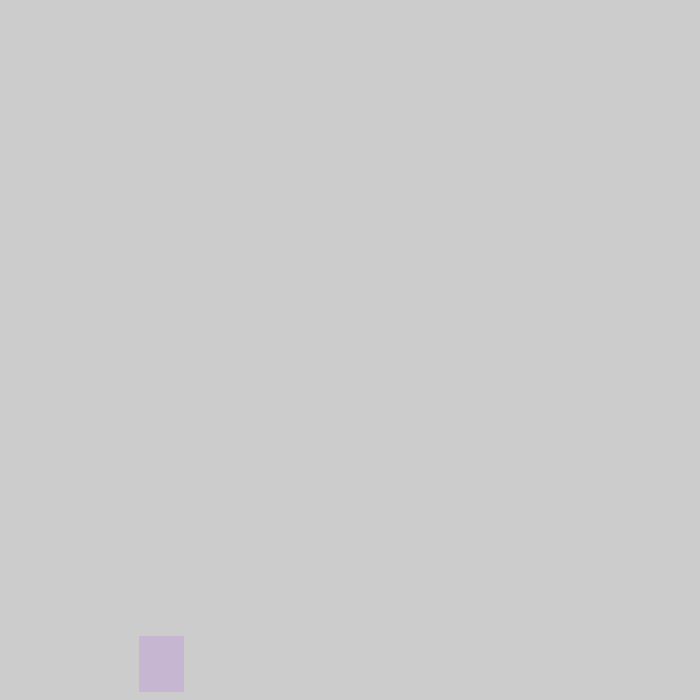
Frame 1 (no input)
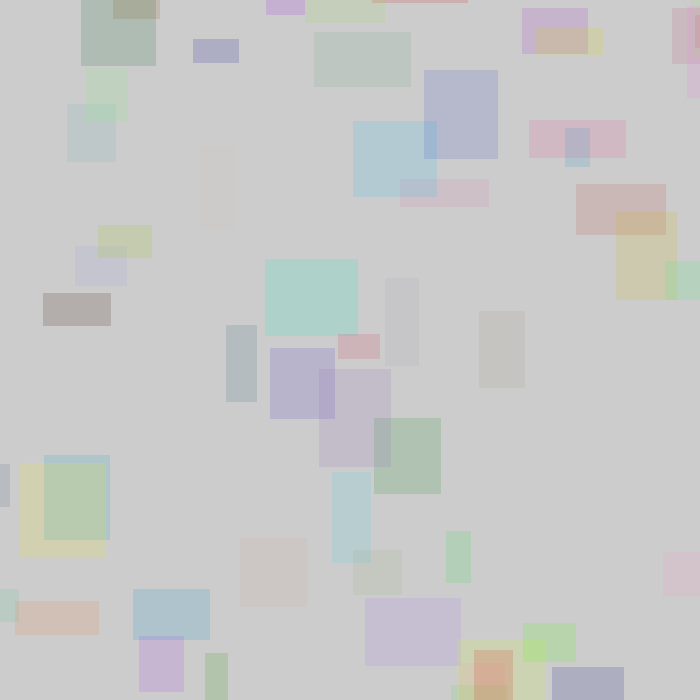
Frame 60 (the mouse pressed at the canvas centre just before this capture)
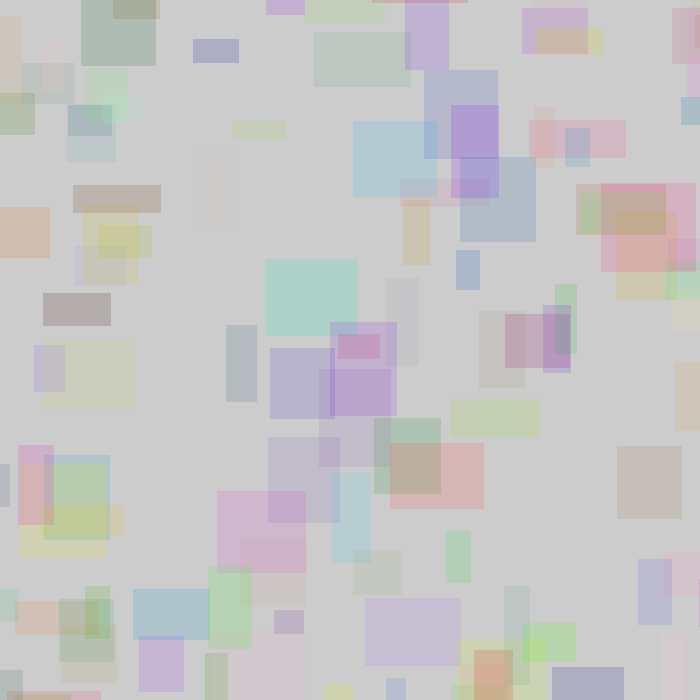
Frame 120 (the mouse held since frame 60 and released just before this capture)

The Processing sketch that drew these frames (run headless with seeded random() and noise(); from frame 60 on, the mouse is pressed at the canvas centre):

// Processing sketch: processing_13386
// ── processing_13386.pde

int r,g,b,x,y,s,p;
void setup() {
  size(700,700);
  smooth();
  noStroke();
}
void draw() {
  r = (int)random(255);
  g = (int)random(255);
  b = (int)random(255);
  x = (int)random(-50,750);
  y = (int)random(-50,750);
  s = (int)random(20,100);
  p = (int)random(20,100);
  delay(10);
  fill(r,g,b,40);
  rect(x,y,s,p); 
}
